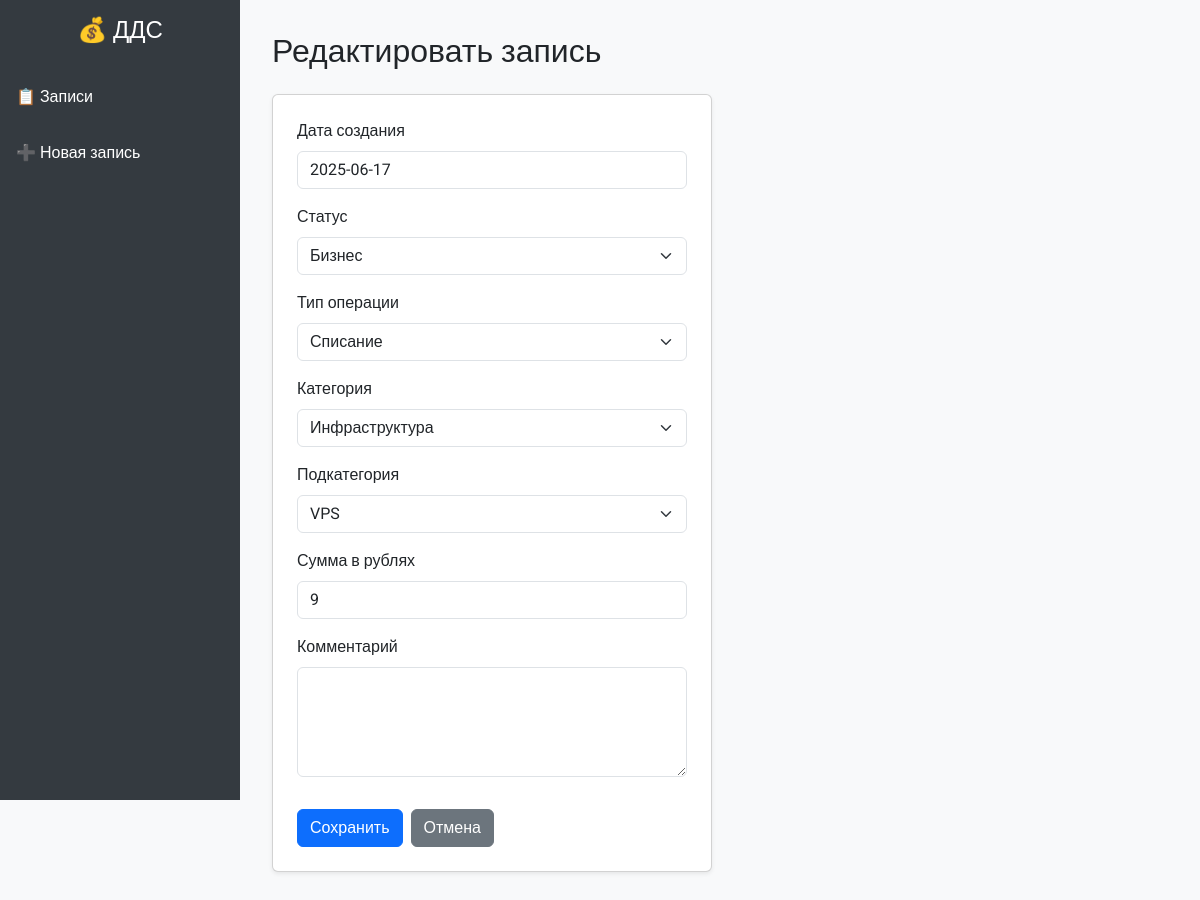
Screenshot of /10/edit/ with the database file from the repository.
### finance/models.py (models this page shows)
class FinancialRecord(models.Model):
    created_at = models.DateField(
        default=date.today,
        verbose_name='Дата создания'
    )
    status = models.ForeignKey(
        Status,
        on_delete=models.CASCADE,
        verbose_name='Статус'
    )
    operation_type = models.ForeignKey(
        OperationType,
        on_delete=models.CASCADE,
        verbose_name='Тип операции'
    )
    category = models.ForeignKey(
        Category,
        on_delete=models.CASCADE,
        verbose_name='Категория'
    )
    subcategory = models.ForeignKey(
        SubCategory,
        on_delete=models.CASCADE,
        verbose_name='Подкатегория'
    )
    amount = models.PositiveIntegerField(
        verbose_name='Сумма в рублях',
        validators=[MinValueValidator(1, 'Минимальная сумма в рублях - 1')]
    )
    comment = models.TextField(
        blank=True,
        null=True,
        verbose_name='Комментарий'
        )
    class Meta:
        verbose_name = 'Запись ДДС'
        verbose_name_plural = 'Записи ДДС'

### finance/views.py (the view)
class FinancialRecordUpdateView(UpdateView):
    model = FinancialRecord
    form_class = FinancialRecordForm
    template_name = 'finance/record_form.html'
    success_url = reverse_lazy('record-list')

### finance/forms.py (shortened to what this page needs)
class FinancialRecordForm(forms.ModelForm):
    class Meta:
        model = FinancialRecord
        fields = '__all__'
        widgets = {
            'comment': forms.Textarea(attrs={'rows': 4}),
        }
    def __init__(self, *args, **kwargs):
        super().__init__(*args, **kwargs)
        data = self.data or None
        instance = self.instance if self.instance.pk else None
        operation_type_id = (
            int(data.get('operation_type'))
            if data and data.get('operation_type') else
            instance.operation_type_id if instance else None
        )
        if operation_type_id:
            self.fields['category'].queryset = Category.objects.filter(
                operation_type_id=operation_type_id
            )
        category_id = (
            int(data.get('category'))
            if data and data.get('category') else
            instance.category_id if instance else None
        )
        if category_id:
            self.fields['subcategory'].queryset = SubCategory.objects.filter(
                category_id=category_id
            )

### finance/models.py (called while the page is built)
    def __str__(self):
        return self.name

### templates/finance/record_form.html (shortened to what this page needs)
{% extends "base.html" %}
{% load static %}
{% load widget_tweaks %}
{% block content %}
<h2 class="mb-4">
  {% if form.instance.pk %}Редактировать запись{% else %}Создать запись{% endif %}
</h2>
<form method="post" class="row g-3">
  <div class="col-12 col-md-8 col-lg-6">
    <div class="card p-4 shadow-sm">
      {% for field in form.visible_fields %}
        <div class="mb-3">
          <label for="{{ field.id_for_label }}" class="form-label">{{ field.label }}</label>
          {% if field.field.widget.input_type == 'select' %}
            {{ field|add_class:"form-select" }}
          {% elif field.field.widget.input_type == 'textarea' %}
            {{ field|add_class:"form-control" }}
          {% else %}
            {{ field|add_class:"form-control" }}
          {% endif %}
        </div>
      {% endfor %}
      <div class="mt-3 d-flex gap-2">
        <button type="submit" class="btn btn-primary">Сохранить</button>
        <a href="{% url 'record-list' %}" class="btn btn-secondary">Отмена</a>
      </div>
    </div>
  </div>
</form>
{% endblock %}

### templates/base.html (style rules this page uses)
body { background-color: #f8f9fa; font-family: "Roboto", sans-serif; }

### rows the page displays
FinancialRecord: visible_fields "2025-06-17" "9", visible_fields "Бизнес" "Списание" "Инфраструктура" "VPS"

### other values shown
{{ field.label }} "Дата создания" "Статус" "Тип операции" "Категория" "Подкатегория" "Сумма в рублях" "Комментарий"
